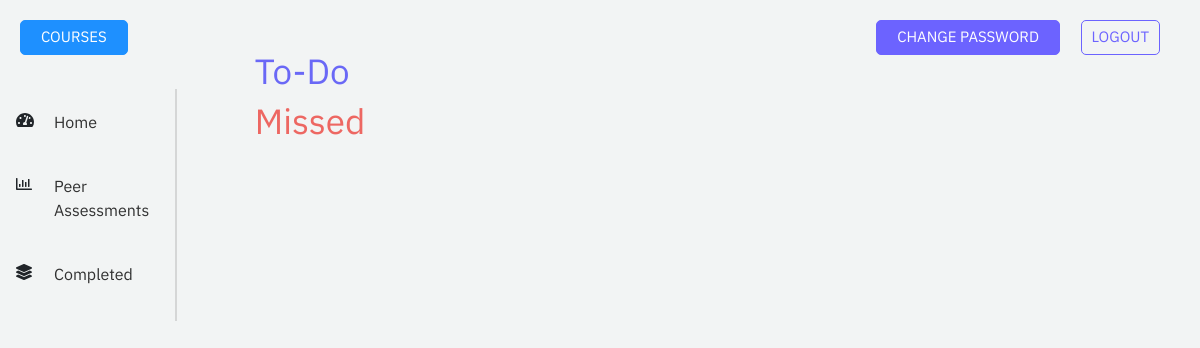
The page /4/peer-assessments (signed in) on the database as committed earlier.
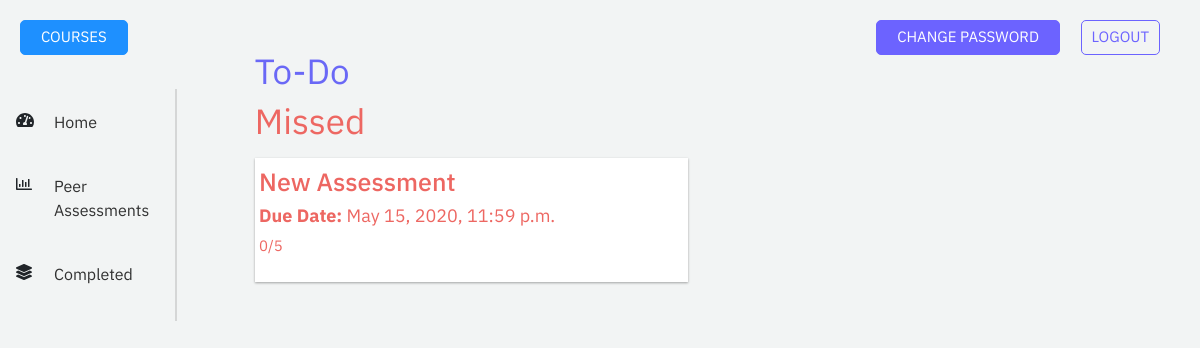
The same page on the database as committed later.
### accounts/models.py (models this page shows, shortened)
class Assessment_Completion(models.Model):
    user = models.ForeignKey('User',on_delete=models.CASCADE,related_name='user_assessment')
    assessment = models.ForeignKey('Peer_Assessment',on_delete=models.CASCADE,related_name="assessment_name")
    is_completed = models.BooleanField(default = False)
    student = models.ForeignKey('User',on_delete=models.CASCADE,related_name='student_assessment', default="")
    course = models.ForeignKey('Course',on_delete=models.CASCADE,related_name='completion_courses', default="")
    class Meta:
        constraints = [
            models.UniqueConstraint(fields=['user','assessment','student','course'],name = 'unique_assessment_completion'),
        ]

class Peer_Assessment(models.Model):
    name = models.CharField(max_length = 200,default="")
    start_date = models.DateTimeField(default = "")
    end_date = models.DateTimeField(default = "")
    is_published = models.BooleanField(default=False)
    def __str__(self):
        return self.name

### backend/views.py (the view)
# urls.py: path('<int:course_id>/peer-assessments', views.peer_assessments, name='peer-assessments'),
def peer_assessments(request, course_id):
    storage = messages.get_messages(request)
    course = get_object_or_404(Course, id=course_id)
    todo_assessments, missed_assessments = get_peer_assessments(request, course)
    return render(request, 'backend/peer-assessments.html', {'course': course,
        'todo_assessments':todo_assessments,
        'missed_assessments': missed_assessments})
    args = {'message': storage}

### accounts/helpers.py (called while the page is built)
def get_teammates(team, user, exclude=None):
    if exclude:
        exclude.append(user)
        teammates = Team_Enrollment.objects.filter(team=team).exclude(user__in=exclude).select_related('user')
    else:
        teammates = Team_Enrollment.objects.filter(team=team).exclude(user=user).select_related('user')
    return teammates

def get_current_team(user, course):
    active_teams = Team_Enrollment.objects.filter(user=user.pk, is_active=True).select_related('team')
    course_team = None
    for team in active_teams:
        if team.team.course_id == course.id:
            course_team = team
    return team

def get_student_assessments(request, course):
    current_user = request.user.pk
    course_assessments = Course_Assessment.objects.filter(course = course).select_related('assessment')
    assessments = []
    for assessment in course_assessments:
        if assessment.assessment.is_published:
            student_assessment = Assessment_Completion.objects.filter(user_id=current_user, assessment_id=assessment.assessment_id)
            assessments += student_assessment
    return assessments

### backend/templates/backend/peer-assessments.html (shortened to what this page needs)
<!DOCTYPE html>
<html lang="en" dir="ltr">
<head>
  {% load static %}
  <link rel="stylesheet" href="https://stackpath.bootstrapcdn.com/bootstrap/4.4.1/css/bootstrap.min.css">
  <link rel="stylesheet" href="{% static 'backend/globals.css' %}">
  <link rel="stylesheet" href="{% static 'backend/navbar.css' %}">
  <link rel="stylesheet" href="{% static 'backend/peer-assessments.css' %}">
</head>
<body>
  <div class="row">
    <div class="col-lg-2">
      <nav class="navbar navbar-expand-lg">
        <div class="collapse navbar-collapse" id="navbarToggler">
          <ul class="navbar-nav fixed flex-column">
            <li class="nav-item">
              <i class="fas fa-tachometer-alt navigation-img"></i>
              <a class="nav-link navigation-link" href="{% url 'student-home' course.id %}">Home</a>
            </li>
            <li class="nav-item">
              <i class="far fa-chart-bar navigation-img"></i>
              <a class="nav-link navigation-link" href="">Peer Assessments</a>
            </li>
            <li class="nav-item">
              <i class="fas fa-layer-group navigation-img"></i>
              <a class="nav-link navigation-link" href="{% url 'completed-assessments' course.id %}">Completed</a>
            </li>
          </ul>
          <div class="vl"></div>
        </div>
      </nav>
    </div>
    <div class="col-lg-10">
      <div class="container-fluid">
        <div class="to-do-section">
          <h1>To-Do</h1>
        </div>
        <div class="missed-section">
          <h1>Missed</h1>
          <div class="row">
          {% for missed in missed_assessments %}
          <div class="col-lg-6 col-md-6">
          <div class="missed-box box">
            <h2 class="assessment-title">{{ missed.assessment }}</h2>
            <h3 class="due-date"><strong>Due Date: </strong>{{ missed.assessment.end_date }}</h3>
            <p>0/5</p>
            </div>
          </div>
          {% endfor %}
        </div>
        </div>
      </div>
    </div>
    <a class="change-password-btn" href="{% url 'change-password' %}">CHANGE PASSWORD</a>
		<a class="logout-btn" href="{% url 'log_out' %}">LOGOUT</a>
    <a class="courses-btn" href="{% url 'courses' %}">COURSES</a>
  </div>
</body>
</html>

Rows that differ between the two databases and show on the page:
added Assessment_Completion: assessment "New Assessment", assessment.end_date "May 15, 2020, 11:59 p.m."
